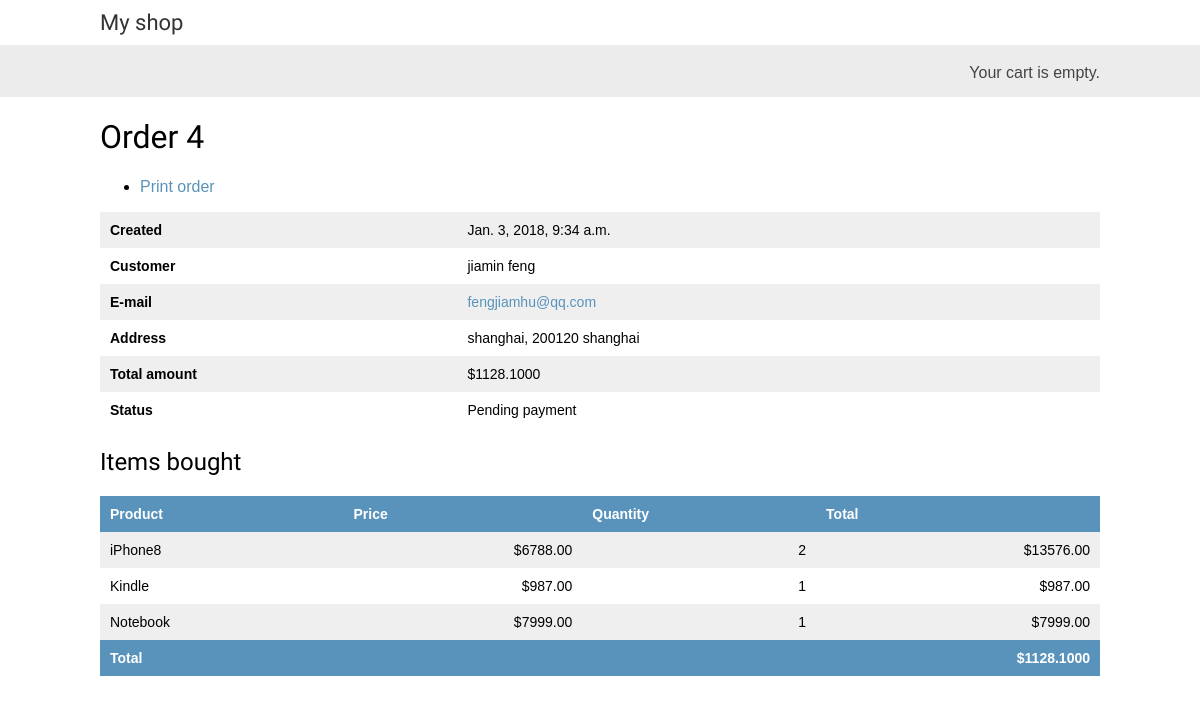
Page /order/admin/order/4/ on the committed database.
### orders/models.py (models this page shows, shortened)
class Order(models.Model):
    first_name = models.CharField(max_length=50)
    last_name = models.CharField(max_length=50)
    email = models.EmailField()
    address = models.CharField(max_length=250)
    postal_code = models.CharField(max_length=20)
    city = models.CharField(max_length=100)
    created = models.DateTimeField(auto_now_add=True)
    updated = models.DateTimeField(auto_now=True)
    paid = models.BooleanField(default=False)
    coupon = models.ForeignKey(Coupon,related_name='orders',null=True,blank=True)
    discount = models.IntegerField(default=0,validators=[MinValueValidator(0),MaxValueValidator(100)])
    class Meta:
        ordering = ('-created',)
    def get_total_cost(self):
        total_cost = sum(item.get_cost() for item in self.items.all())
        return total_cost - total_cost * (self.discount/Decimal('100'))

class OrderItem(models.Model):
    order = models.ForeignKey(Order,related_name='items')
    product = models.ForeignKey(Product,related_name='order_items')
    price = models.DecimalField(max_digits=10,decimal_places=2)
    quantity = models.PositiveIntegerField(default=1)
    def get_cost(self):
        return self.quantity * self.price

### shop/models.py (models this page shows, shortened)
class Product(models.Model):
    category = models.ForeignKey(Category,related_name='products')
    name = models.CharField(max_length=200,db_index=True)
    slug = models.SlugField(max_length=200,db_index=True)
    image = models.ImageField(upload_to="products/%Y/%m/%d",blank=True)
    description = models.TextField(blank=True)
    price = models.DecimalField(max_digits=10,decimal_places=2)
    stock = models.PositiveIntegerField()
    available = models.BooleanField(default=True)
    created = models.DateTimeField(auto_now_add=True)
    updated = models.DateTimeField(auto_now=True)
    class Meta:
        ordering = ('name',)
        index_together = (('id','slug'),)

### orders/views.py (the view)
# urls.py: url(r'^admin/order/(?P<order_id>\d+)/$',views.admin_order_detail,name='admin_order_detail'),
def admin_order_detail(request,order_id):
    order = get_object_or_404(Order,id=order_id)
    return render(request,'admin/orders/order/detail.html',{'order':order})

### cart/cart.py (called while the page is built)
    def __len__(self):
        return sum(item['quantity'] for item in self.cart.values())

### cart/context_processors.py (called while the page is built)
def cart(request):
    return {'cart':Cart(request)}

### orders/templates/admin/orders/order/detail.html (shortened to what this page needs)
{% extends "shop/base.html" %}
{% load static %}
{% block content %}
    <h1>Order {{ order.id }}</h1>
    <ul class="object-tools">
        <li>
            <a href="#" onclick="window.print();">Print order</a>
        </li>
    </ul>
    <table>
        <tr>
            <th>Created</th>
            <td>{{ order.created }}</td>
        </tr>
        <tr>
            <th>Customer</th>
            <td>{{ order.first_name }} {{ order.last_name }}</td>
        </tr>
        <tr>
            <th>E-mail</th>
            <td><a href="mailto:{{ order.email }}">{{ order.email }}</a></td>
        </tr>
        <tr>
            <th>Address</th>
            <td>{{ order.address }}, {{ order.postal_code }} {{ order.city}}</td>
        </tr>
        <tr>
            <th>Total amount</th>
            <td>${{ order.get_total_cost }}</td>
        </tr>
        <tr>
            <th>Status</th>
            <td>{% if order.paid %}Paid{% else %}Pending payment{% endif %}</td>
        </tr>
    </table>
    <div class="module">
        <div class="tabular inline-related last-related">
            <table>
                <h2>Items bought</h2>
                <thead>
                    <tr>
                        <th>Product</th>
                        <th>Price</th>
                        <th>Quantity</th>
                        <th>Total</th>
                    </tr>
                </thead>
                <tbody>
                    {% for item in order.items.all %}
                    <tr class="row{% cycle "1" "2" %}">
                        <td>{{ item.product.name }}</td>
                        <td class="num">${{ item.price }}</td>
                        <td class="num">{{ item.quantity }}</td>
                        <td class="num">${{ item.get_cost }}</td>
                    </tr>
                    {% endfor %}
                    <tr class="total">
                        <td colspan="3">Total</td>
                        <td class="num">${{ order.get_total_cost }}</td>
                    </tr>
                </tbody>
            </table>
        </div>
    </div>
{% endblock %}

### shop/static/css/base.css (style rules this page uses)
body { margin:0; padding:0; font-family:helvetica, sans-serif; }
h1, h2, h3, h4, h5 , h6 { font-family: 'Ubuntu', sans-serif; font-weight:normal; }
a { text-decoration:none; color:#5993bb; }
table { width:100%; border-spacing:0; border-collapse: collapse; }
table th, table td { text-align:left; font-size:14px; padding:10px; margin:0; }
tbody tr:nth-child(odd) { background:#efefef; }
thead th, tbody tr.total { background:#5993bb; color:#fff; font-weight:bold; }
tbody td.num { text-align:right; }

### rows in the picture
Order: id "4", created "Jan. 3, 2018, 9:34 a.m.", first_name "jiamin", last_name "feng", email "fengjiamhu@qq.com", address "shanghai", postal_code "200120", city "shanghai", get_total_cost "1128.1000"
OrderItem: product.name "iPhone8", price "6788.00", quantity "2", get_cost "13576.00"
OrderItem: product.name "Kindle", price "987.00", quantity "1", get_cost "987.00"
OrderItem: product.name "Notebook", price "7999.00", quantity "1", get_cost "7999.00"
